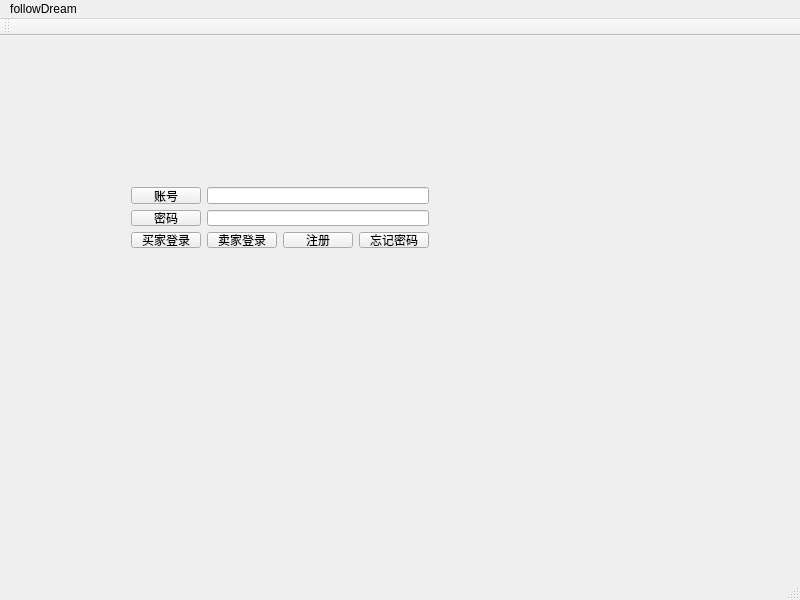
<?xml version="1.0" encoding="UTF-8"?>
<ui version="4.0">
 <class>MainWindow</class>
 <widget class="QMainWindow" name="MainWindow">
  <property name="geometry">
   <rect>
    <x>0</x>
    <y>0</y>
    <width>800</width>
    <height>600</height>
   </rect>
  </property>
  <property name="windowTitle">
   <string>MainWindow</string>
  </property>
  <widget class="QWidget" name="centralWidget">
   <widget class="QWidget" name="layoutWidget">
    <property name="geometry">
     <rect>
      <x>120</x>
      <y>140</y>
      <width>320</width>
      <height>83</height>
     </rect>
    </property>
    <layout class="QGridLayout" name="gridLayout">
     <item row="0" column="0">
      <widget class="QPushButton" name="LoginSign">
       <property name="text">
        <string>账号</string>
       </property>
      </widget>
     </item>
     <item row="1" column="0">
      <widget class="QPushButton" name="PasswordSign">
       <property name="text">
        <string>密码</string>
       </property>
      </widget>
     </item>
     <item row="2" column="2">
      <widget class="QPushButton" name="RegisterButton">
       <property name="text">
        <string>注册</string>
       </property>
      </widget>
     </item>
     <item row="2" column="3">
      <widget class="QPushButton" name="ForgotPassButton">
       <property name="text">
        <string>忘记密码</string>
       </property>
      </widget>
     </item>
     <item row="0" column="1" colspan="3">
      <widget class="QLineEdit" name="LoginEdit"/>
     </item>
     <item row="1" column="1" colspan="3">
      <widget class="QLineEdit" name="PasswordEdit"/>
     </item>
     <item row="2" column="1">
      <widget class="QPushButton" name="SellerLoginButton">
       <property name="text">
        <string>卖家登录</string>
       </property>
      </widget>
     </item>
     <item row="2" column="0">
      <widget class="QPushButton" name="BuyerLoginButton">
       <property name="text">
        <string>买家登录</string>
       </property>
      </widget>
     </item>
    </layout>
   </widget>
  </widget>
  <widget class="QMenuBar" name="menuBar">
   <property name="geometry">
    <rect>
     <x>0</x>
     <y>0</y>
     <width>800</width>
     <height>23</height>
    </rect>
   </property>
   <widget class="QMenu" name="menuFollowDream">
    <property name="title">
     <string>followDream</string>
    </property>
   </widget>
   <addaction name="menuFollowDream"/>
  </widget>
  <widget class="QToolBar" name="mainToolBar">
   <attribute name="toolBarArea">
    <enum>TopToolBarArea</enum>
   </attribute>
   <attribute name="toolBarBreak">
    <bool>false</bool>
   </attribute>
  </widget>
  <widget class="QStatusBar" name="statusBar"/>
 </widget>
 <layoutdefault spacing="6" margin="11"/>
 <resources/>
 <connections/>
</ui>
